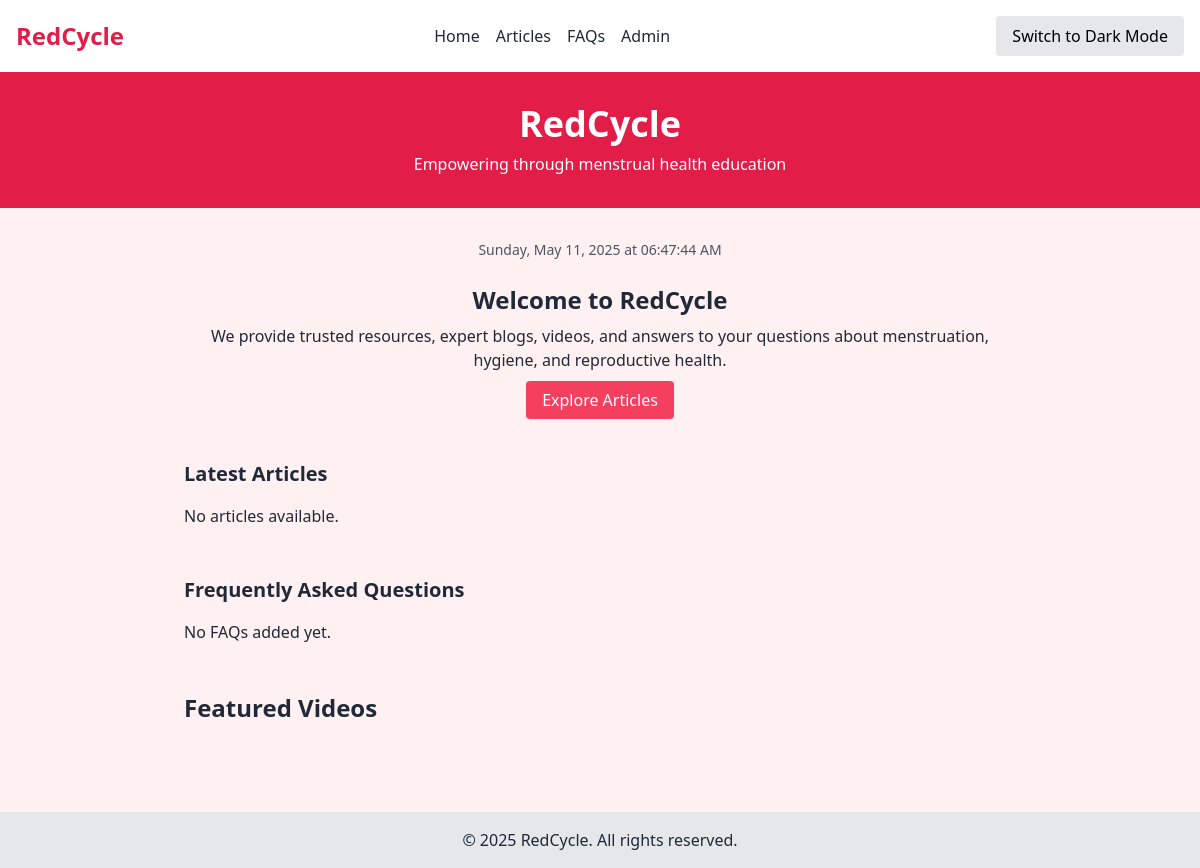
/, run on an earlier commit of the app's database.
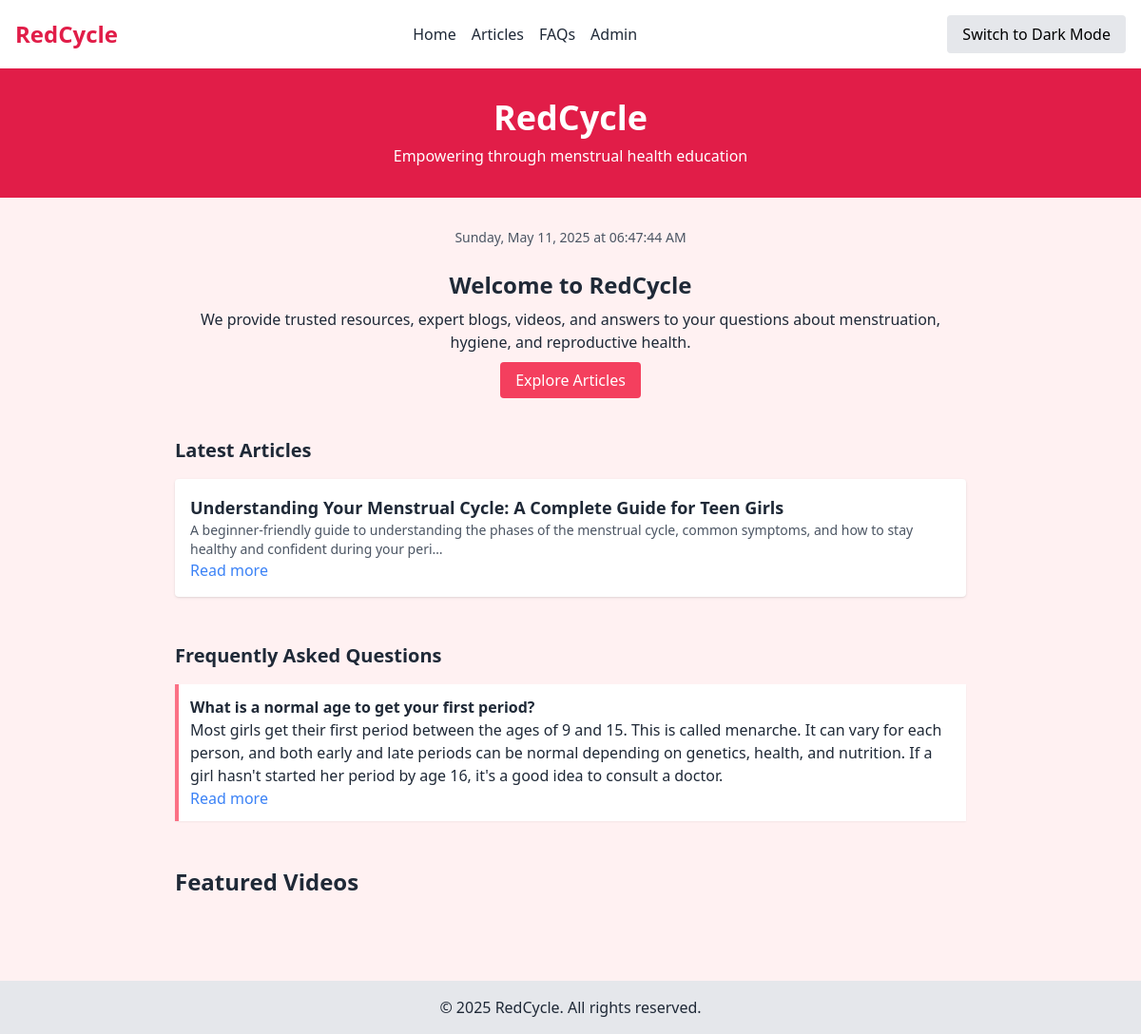
And on a later commit of the database.
### education/models.py (models this page shows, shortened)
class Article(models.Model):
    CATEGORY_CHOICES = [
        ('hygiene', 'Menstrual Hygiene'),
        ('myths', 'Period Myths'),
        ('nutrition', 'Nutrition & Health'),
        ('first_period', 'First Period Guide'),
    ]
    title = models.CharField(max_length=200)
    slug = models.SlugField(unique=True)
    summary = models.TextField()
    content = models.TextField()
    image = models.ImageField(upload_to='articles/', blank=True, null=True)
    published = models.BooleanField(default=True)
    category = models.CharField(max_length=50, choices=CATEGORY_CHOICES, default='hygiene')

### faq/models.py (models this page shows, shortened)
class FAQ(models.Model):
    question = models.CharField(max_length=300)
    answer = models.TextField()
    category = models.CharField(max_length=100)
    published = models.BooleanField(default=True)

### core/views.py (the view)
# urls.py: path('', views.homepage, name='homepage'),
def homepage(request):
    articles = Article.objects.all().order_by('-id')[:5]
    faqs = FAQ.objects.filter(published=True)[:5]
    videos = Video.objects.filter(published=True)[:3]  # Fetch the latest 3 published videos
    return render(request, 'core/home.html', {
        'articles': articles,
        'faqs': faqs,
        'videos': videos  # Pass videos to the template
    })

### core/templates/core/home.html (shortened to what this page needs)
<!DOCTYPE html>
<html lang="en" class="transition-colors duration-500">
<head>
  <script src="https://cdn.tailwindcss.com"></script>
</head>
<body class="bg-rose-50 text-gray-800 dark:bg-gray-900 dark:text-white transition-colors duration-500">
  <nav class="bg-white dark:bg-gray-800 shadow-md p-4 flex justify-between items-center">
    <div class="text-2xl font-bold text-rose-600 dark:text-rose-300">RedCycle</div>
    <ul class="flex space-x-4">
      <li><a href="/" class="hover:text-rose-500 font-medium">Home</a></li>
      <li><a href="#articles" class="hover:text-rose-500 font-medium">Articles</a></li>
      <li><a href="#faq" class="hover:text-rose-500 font-medium">FAQs</a></li>
      <li><a href="/admin" class="hover:text-rose-500 font-medium">Admin</a></li>
    </ul>
    <button id="darkModeToggle" class="ml-4 px-4 py-2 bg-gray-200 dark:bg-gray-700 text-black dark:text-white rounded transition">
    </button>
  </nav>
  <header class="bg-rose-600 text-white p-8 text-center">
    <h1 class="text-4xl font-bold">RedCycle</h1>
    <p class="mt-2">Empowering through menstrual health education</p>
  </header>
  <main class="p-8 max-w-4xl mx-auto">
    <div id="datetime" class="text-sm text-gray-600 dark:text-gray-300 mb-6 text-center"></div>
    <section class="mb-12 text-center">
      <h2 class="text-2xl font-semibold mb-2">Welcome to RedCycle</h2>
      <p class="mb-4">We provide trusted resources, expert blogs, videos, and answers to your questions about menstruation, hygiene, and reproductive health.</p>
      <a href="#articles" class="bg-rose-500 hover:bg-rose-600 text-white py-2 px-4 rounded">Explore Articles</a>
    </section>
    <section id="articles" class="mb-12">
      <h3 class="text-xl font-semibold mb-4">Latest Articles</h3>
      {% for article in articles %}
        <div class="mb-4 p-4 bg-white dark:bg-gray-800 rounded shadow">
          <h4 class="text-lg font-bold">{{ article.title }}</h4>
          <p class="text-sm text-gray-600 dark:text-gray-300">{{ article.summary|truncatechars:150 }}</p>
          <a href="{% url 'article_detail' article.pk %}" class="text-blue-500 hover:underline">Read more</a>
        </div>
      {% empty %}
        <p>No articles available.</p>
      {% endfor %}
    </section>
    <section id="faq">
      <h3 class="text-xl font-semibold mb-4">Frequently Asked Questions</h3>
      {% for q in faqs %}
        <div class="mb-3 p-3 bg-white dark:bg-gray-800 border-l-4 border-rose-400 shadow-sm">
          <p class="font-bold">{{ q.question }}</p>
          <p>{{ q.answer }}</p>
          <a href="{% url 'faq_detail' q.pk %}" class="text-blue-500 hover:underline">Read more</a>
        </div>
      {% empty %}
        <p>No FAQs added yet.</p>
      {% endfor %}
    </section>
    <section class="mt-12">
      <h2 class="text-2xl font-bold mb-4">Featured Videos</h2>
    </section>
  </main>
  <footer class="bg-gray-200 dark:bg-gray-800 text-center p-4 mt-10 text-gray-800 dark:text-white">
    <p>&copy; 2025 RedCycle. All rights reserved.</p>
  </footer>
</body>
</html>

What changed in the data, as far as the page shows it:
added Article: title "Understanding Your Menstrual Cycle: A Complete Guide for Teen Girls", summary "A beginner-friendly guide to understanding the phases of the menstrual cycle, common symptoms, and how to stay healthy and confident during your peri…"
added FAQ: question "What is a normal age to get your first period?", answer "Most girls get their first period between the ages of 9 and 15. This is called menarche. It can vary for each person, and both early and late periods can be normal depending on genetics, health, and nutrition. If a girl hasn't started her period by age 16, it's a good idea to consult a doctor."
Also different on the page:
text no longer shown: "No articles available. No FAQs added yet."
